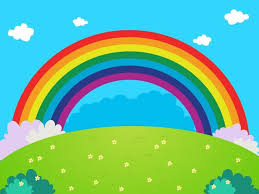
#> input picture TEMA 2/ACTIVIDAD 4 - TEMA 2/2.png, 259 x 194 px
$ jupyter execute Ej4.ipynb
#> lines starting #> are read from the running program, lines starting #| are printed output that depends on the picture; after the words box and inside, x2 and y2 are one past the last pixel; in counts of white or black regions, pixels touching at a corner belong together
ACTIVIDAD  - UMBRALIZACIÓN

INVESTIGACIÓN EL MÉTODO DE OTSU

MANERA DIRECTA PARA APLICAR EL MÉTODO DE OTSU

[cell 1]
import cv2
import numpy as np
import matplotlib.pyplot as plt

imagen = cv2.imread('2.png', cv2.IMREAD_GRAYSCALE)
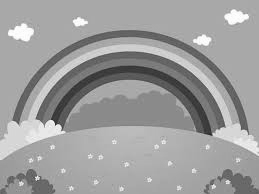
#> imagen: shape (194, 259); min 37, max 255, mean 157.2

umbral_otsu, imagen_otsu = cv2.threshold(imagen, 0, 255, cv2.THRESH_BINARY + cv2.THRESH_OTSU)
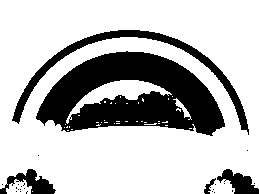
#> imagen_otsu: shape (194, 259); 73.9% white; 25 black regions (20 under 20 px), largest, box (x1, y1, x2, y2) and area: (36, 51, 225, 136) 9487, (12, 30, 249, 135) 2369, (0, 169, 56, 194) 620, (217, 169, 259, 194) 541, (204, 178, 216, 194) 73
#> umbral_otsu = 141

plt.figure(figsize=(10, 5))

plt.subplot(1, 2, 1)
plt.title('Imagen Original en Escala de Grises')
plt.imshow(imagen, cmap='gray')
plt.axis('off')

plt.subplot(1, 2, 2)
plt.title('Imagen con Umbral de Otsu')
plt.imshow(imagen_otsu, cmap='gray')
plt.axis('off')

plt.show()
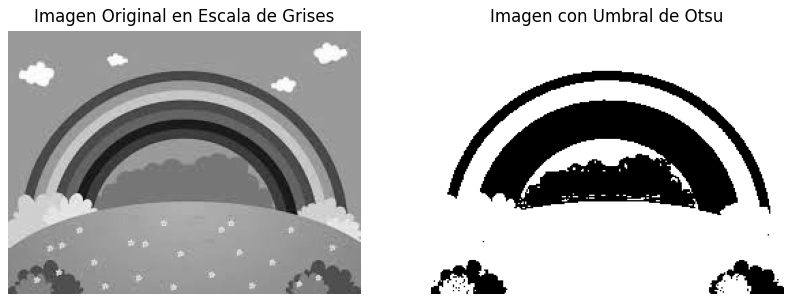
#> figure drawn by matplotlib, 2 panels

APLICACIÓN AMPLIA DEL MÉTODO OTSU - AUTOR MINGHAO NING
https://medium.com/@MinghaoNing/otsus-method-db49e2f85093

[cell 2]
import cv2
import numpy as np
import matplotlib.pyplot as plt

imagen = cv2.imread('2.png', 0)

img_flattened = imagen.flatten()

hist_counts, bin_edges = np.histogram(img_flattened, bins=256, range=(0, 256))
#> hist_counts = 256 values, max 12295 at index 168, min 0 at index 0, mean 196.3; bin_edges = 257 values from 0 to 256

lista_brillo = bin_edges[1:].astype(int)
#> lista_brillo = 256 values from 1 to 256

normed_hist_counts = hist_counts / hist_counts.sum()
#> normed_hist_counts = 256 values, max 0.245 at index 168, min 0 at index 0, mean 0.00391

probabilidad_ponderada = lista_brillo * normed_hist_counts
#> probabilidad_ponderada = 256 values, max 41.35 at index 168, min 0 at index 0, mean 0.618

omiga_arr = normed_hist_counts.cumsum()
#> omiga_arr = 256 values from 0 to 1
Ex_arr = probabilidad_ponderada.cumsum()
#> Ex_arr = 256 values from 0 to 158.2
EX = Ex_arr[-1]
#> EX = 158.2
def calcular_varianza_entre_grupos(umbral):
#> called with umbral = 1
    eps = 1e-10
    omiga0 = omiga_arr[umbral]
#> omiga0 = 0
    Ex0 = Ex_arr[umbral]
#> Ex0 = 0
    varianza_entre_grupos = (omiga0 * (Ex0 - EX) ** 2) / (1 - omiga0 + eps)
#> varianza_entre_grupos = 0
    return varianza_entre_grupos

varianza_entre_clases_arr = np.array([calcular_varianza_entre_grupos(t) for t in range(1, 256)])
#> varianza_entre_clases_arr = 255 values, max 7995.7 at index 166, min 0 at index 0, mean 2513.4

umbral_otsu = np.argmax(varianza_entre_clases_arr)
#> umbral_otsu = 166

_, imagen_otsu = cv2.threshold(imagen, umbral_otsu, 255, cv2.THRESH_BINARY)
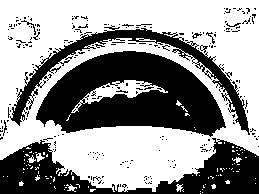
#> imagen_otsu: shape (194, 259); 58% white; 237 black regions (228 under 20 px), largest, box (x1, y1, x2, y2) and area: (36, 51, 226, 137) 10158, (0, 138, 259, 194) 6361, (10, 25, 250, 135) 3543

plt.figure(figsize=(10, 5))


plt.subplot(1, 2, 1)
plt.title('Imagen Original en Escala de Grises')
plt.imshow(imagen, cmap='gray')
plt.axis('off')

plt.subplot(1, 2, 2)
plt.title('Imagen con Umbral de Otsu ')
plt.imshow(imagen_otsu, cmap='gray')
plt.axis('off')

plt.show()

APLICACIÓN SIMPLE DEL MÉTODO OTSU -  POR: muthukrishnan
https://github.com/muthuspark/ml_research/blob/master/Otsu%20Thresholding%20implementation.ipynb

[cell 3]
import cv2
import numpy as np
import matplotlib.pyplot as plt

imagen = cv2.imread('2.png', cv2.IMREAD_GRAYSCALE)

histograma, bin_edges = np.histogram(imagen, bins=256, range=(0, 256))
#> histograma has the same summary as hist_counts

normed_hist_counts = histograma / histograma.sum()

omega_arr = normed_hist_counts.cumsum()
#> omega_arr = 256 values from 0 to 1
mu_arr = (np.arange(256) * normed_hist_counts).cumsum()
#> mu_arr = 256 values from 0 to 157.2

media_total = mu_arr[-1]
#> media_total = 157.2

sigma_b_squared = ((media_total * omega_arr - mu_arr) ** 2) / (omega_arr * (1 - omega_arr) + 1e-10)
#> sigma_b_squared = 256 values, max 865 at index 141, min 0 at index 0, mean 358.4
umbral_otsu = np.argmax(sigma_b_squared)
#> umbral_otsu = 141

_, imagen_otsu = cv2.threshold(imagen, umbral_otsu, 255, cv2.THRESH_BINARY)

plt.figure(figsize=(10, 5))

plt.subplot(1, 2, 1)
plt.title('Imagen Original en Escala de Grises')
plt.imshow(imagen, cmap='gray')
plt.axis('off')

plt.subplot(1, 2, 2)
plt.title('Imagen con Umbral de Otsu')
plt.imshow(imagen_otsu, cmap='gray')
plt.axis('off')

plt.show()
